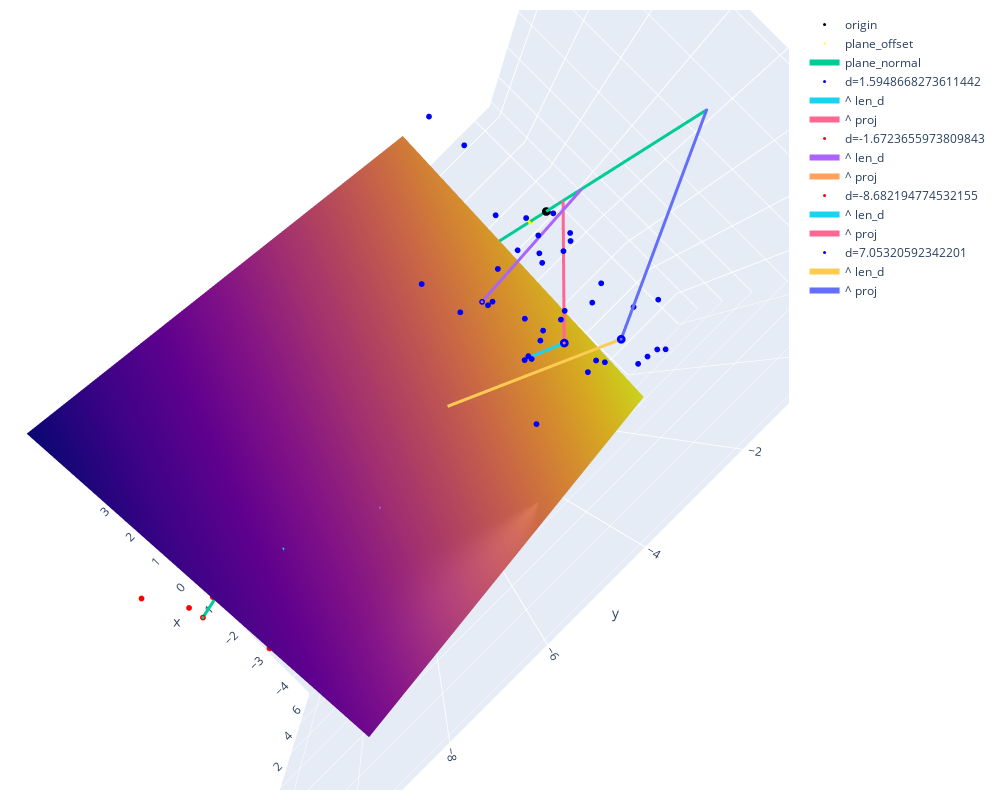

Notebook code cell kept with this figure:
### Code cell
with ThreeDFigure() as fig: #trafo, back_trafo, swap_axes="xz"
    plane_offset = decision_plane.project([0,0,0]) #point where plane == plane.normal (plane doesn't need to go through [0,0,0])
    fig.add_markers([0,0,0], size=3, name="origin") #coordinate center
    fig.add_markers(plane_offset, name="plane_offset", color="yellow")
    fig.add_line(plane_offset+decision_plane.normal*minneg, plane_offset+decision_plane.normal*maxpos, name="plane_normal") 
    for point, side in zip(X, y):
        if trafo(point)[0] in [minneg, maxneg, minpos, maxpos]:
            fig.add_markers(point, color="blue" if side else "red", name="d="+str(trafo(point)[0]), size=3)
            fig.add_line(point, back_trafo([0, trafo(point)[1], trafo(point)[2]]), name="^ len_d",)            
            fig.add_line(point, ortho_projection_affine(point, decision_plane.normal), name="^ proj")
        else:
            fig.add_markers(point, color="blue" if side else "red", name=str(trafo(point)[0]), showlegend=False)
    xx, yy = make_meshgrid(minx=minx, miny=miny, maxx=maxx, maxy=maxy, margin=0.1)
    fig.add_surface(xx, yy, decision_plane.z) #decision hyperplane
    fig.add_sample_projections(X, decision_plane.normal, n_samples=3, showlegend=False)

### Figure 1 — Plotly figure (JSON) as saved in the notebook; plotly's stock layout.template omitted (floating-point values rounded to 4 significant figures; data arrays with more than 128 entries replaced by an {"elided": "..."} marker saying what was removed)
{"data": [{"marker": {"color": "black", "line": {"width": 0}, "size": 3}, "mode": "markers", "name": "origin", "type": "scatter3d", "x": [0], "y": [0], "z": [0]}, {"marker": {"color": "yellow", "line": {"width": 0}, "size": 2}, "mode": "markers", "name": "plane_offset", "type": "scatter3d", "x": [0.1046], "y": [-0.2674], "z": [0.5043]}, {"line": {"width": 6}, "marker": {"size": 1}, "name": "plane_normal", "type": "scatter3d", "x": [1.254, -0.8295], "y": [-3.208, 2.121], "z": [6.049, -4.0]}, {"marker": {"color": "blue", "line": {"width": 0}, "size": 2}, "mode": "markers", "name": "4.520043180327407", "showlegend": false, "type": "scatter3d", "x": [0.04201], "y": [-1.29], "z": [-3.848]}, {"marker": {"color": "blue", "line": {"width": 0}, "size": 3}, "mode": "markers", "name": "d=1.5948668273611442", "type": "scatter3d", "x": [-2.134], "y": [-1.905], "z": [-1.249]}, {"line": {"width": 6}, "marker": {"size": 1}, "name": "^ len_d", "type": "scatter3d", "x": [-2.134, -1.923], "y": [-1.905, -2.445], "z": [-1.249, -0.2301]}, {"line": {"width": 6}, "marker": {"size": 1}, "name": "^ proj", "type": "scatter3d", "x": [-2.134, -0.1066], "y": [-1.905, 0.2727], "z": [-1.249, -0.5142]}, {"marker": {"color": "blue", "line": {"width": 0}, "size": 2}, "mode": "markers", "name": "3.7301114747651614", "showlegend": false, "type": "scatter3d", "x": [-2.644], "y": [-2.291], "z": [-3.153]}, {"marker": {"color": "red", "line": {"width": 0}, "size": 2}, "mode": "markers", "name": "-5.746269417153646", "showlegend": false, "type": "scatter3d", "x": [-1.84], "y": [-10.38], "z": [0.4023]}, {"marker": {"color": "red", "line": {"width": 0}, "size": 2}, "mode": "markers", "name": "-5.607710401000097", "showlegend": false, "type": "scatter3d", "x": [-1.616], "y": [-8.87], "z": [1.041]}, {"marker": {"color": "blue", "line": {"width": 0}, "size": 2}, "mode": "markers", "name": "2.4661894657309054", "showlegend": false, "type": "scatter3d", "x": [-1.608], "y": [-2.186], "z": [-2.244]}, {"marker": {"color": "blue", "line": {"width": 0}, "size": 2}, "mode": "markers", "name": "3.8377358309711513", "showlegend": false, "type": "scatter3d", "x": [-1.723], "y": [-0.8964], "z": [-2.696]}, {"marker": {"color": "red", "line": {"width": 0}, "size": 2}, "mode": "markers", "name": "-3.808033542186939", "showlegend": false, "type": "scatter3d", "x": [-0.7717], "y": [-9.265], "z": [-0.8654]}, {"marker": {"color": "blue", "line": {"width": 0}, "size": 2}, "mode": "markers", "name": "3.673811098434451", "showlegend": false, "type": "scatter3d", "x": [-0.6713], "y": [-0.6319], "z": [-2.635]}, {"marker": {"color": "blue", "line": {"width": 0}, "size": 2}, "mode": "markers", "name": "3.4460669661477454", "showlegend": false, "type": "scatter3d", "x": [-1.598], "y": [-1.752], "z": [-2.844]}, {"marker": {"color": "red", "line": {"width": 0}, "size": 2}, "mode": "markers", "name": "-7.271888086608113", "showlegend": false, "type": "scatter3d", "x": [-1.876], "y": [-9.501], "z": [2.168]}, {"marker": {"color": "red", "line": {"width": 0}, "size": 2}, "mode": "markers", "name": "-6.0207701821870785", "showlegend": false, "type": "scatter3d", "x": [1.305], "y": [-7.646], "z": [1.434]}, {"marker": {"color": "blue", "line": {"width": 0}, "size": 2}, "mode": "markers", "name": "3.4031892912755457", "showlegend": false, "type": "scatter3d", "x": [-0.5587], "y": [-2.654], "z": [-3.502]}, {"marker": {"color": "blue", "line": {"width": 0}, "size": 2}, "mode": "markers", "name": "3.4983529503993553", "showlegend": false, "type": "scatter3d", "x": [-0.5371], "y": [-1.351], "z": [-2.896]}, {"marker": {"color": "blue", "line": {"width": 0}, "size": 2}, "mode": "markers", "name": "5.3994714778214785", "showlegend": false, "type": "scatter3d", "x": [-2.428], "y": [-2.3], "z": [-4.615]}, {"marker": {"color": "red", "line": {"width": 0}, "size": 2}, "mode": "markers", "name": "-8.15843864720857", "showlegend": false, "type": "scatter3d", "x": [-2.189], "y": [-8.93], "z": [3.285]}, {"marker": {"color": "red", "line": {"width": 0}, "size": 2}, "mode": "markers", "name": "-7.36531065462541", "showlegend": false, "type": "scatter3d", "x": [-1.239], "y": [-10.6], "z": [1.532]}, {"marker": {"color": "red", "line": {"width": 0}, "size": 3}, "mode": "markers", "name": "d=-1.6723655973809843", "type": "scatter3d", "x": [-1.549], "y": [-7.25], "z": [-1.442]}, {"line": {"width": 6}, "marker": {"size": 1}, "name": "^ len_d", "type": "scatter3d", "x": [-1.549, -1.771], "y": [-7.25, -6.684], "z": [-1.442, -2.51]}, {"line": {"width": 6}, "marker": {"size": 1}, "name": "^ proj", "type": "scatter3d", "x": [-1.549, 0.326], "y": [-7.25, -0.8338], "z": [-1.442, 1.572]}, {"marker": {"color": "blue", "line": {"width": 0}, "size": 2}, "mode": "markers", "name": "3.191816930444848", "showlegend": false, "type": "scatter3d", "x": [-1.658], "y": [-2.469], "z": [-2.997]}, {"marker": {"color": "red", "line": {"width": 0}, "size": 2}, "mode": "markers", "name": "-5.6698748864836235", "showlegend": false, "type": "scatter3d", "x": [-0.7772], "y": [-10.73], "z": [-0.0647]}, {"marker": {"color": "blue", "line": {"width": 0}, "size": 2}, "mode": "markers", "name": "3.9586276241276885", "showlegend": false, "type": "scatter3d", "x": [-0.2077], "y": [-0.6905], "z": [-3.003]}, {"marker": {"color": "red", "line": {"width": 0}, "size": 2}, "mode": "markers", "name": "-2.447547219033136", "showlegend": false, "type": "scatter3d", "x": [-2.209], "y": [-6.931], "z": [-0.4799]}, {"marker": {"color": "red", "line": {"width": 0}, "size": 2}, "mode": "markers", "name": "-6.94126085902746", "showlegend": false, "type": "scatter3d", "x": [-2.109], "y": [-9.394], "z": [1.994]}, {"marker": {"color": "blue", "line": {"width": 0}, "size": 2}, "mode": "markers", "name": "4.784621043253303", "showlegend": false, "type": "scatter3d", "x": [-0.318], "y": [-1.401], "z": [-4.056]}, {"marker": {"color": "blue", "line": {"width": 0}, "size": 2}, "mode": "markers", "name": "3.301055347674373", "showlegend": false, "type": "scatter3d", "x": [-1.762], "y": [-2.847], "z": [-3.268]}, {"marker": {"color": "red", "line": {"width": 0}, "size": 2}, "mode": "markers", "name": "-5.950034939895257", "showlegend": false, "type": "scatter3d", "x": [-1.699], "y": [-9.614], "z": [0.9537]}, {"marker": {"color": "red", "line": {"width": 0}, "size": 2}, "mode": "markers", "name": "-7.633790431761978", "showlegend": false, "type": "scatter3d", "x": [-0.8996], "y": [-9.699], "z": [2.167]}, {"marker": {"color": "red", "line": {"width": 0}, "size": 3}, "mode": "markers", "name": "d=-8.682194774532155", "type": "scatter3d", "x": [0.1266], "y": [-11.22], "z": [2.034]}, {"line": {"width": 6}, "marker": {"size": 1}, "name": "^ len_d", "type": "scatter3d", "x": [0.1266, -1.023], "y": [-11.22, -8.279], "z": [2.034, -3.511]}, {"line": {"width": 6}, "marker": {"size": 1}, "name": "^ proj", "type": "scatter3d", "x": [0.1266, 1.254], "y": [-11.22, -3.208], "z": [2.034, 6.049]}, {"marker": {"color": "blue", "line": {"width": 0}, "size": 2}, "mode": "markers", "name": "3.9211635107071623", "showlegend": false, "type": "scatter3d", "x": [-3.279], "y": [-1.228], "z": [-2.619]}, {"marker": {"color": "red", "line": {"width": 0}, "size": 2}, "mode": "markers", "name": "-7.602785522843739", "showlegend": false, "type": "scatter3d", "x": [-0.5448], "y": [-10.13], "z": [1.836]}, {"marker": {"color": "red", "line": {"width": 0}, "size": 2}, "mode": "markers", "name": "-5.821788298079668", "showlegend": false, "type": "scatter3d", "x": [-1.999], "y": [-10.06], "z": [0.6682]}, {"marker": {"color": "blue", "line": {"width": 0}, "size": 2}, "mode": "markers", "name": "4.245337484329041", "showlegend": false, "type": "scatter3d", "x": [-0.692], "y": [-1.589], "z": [-3.622]}, {"marker": {"color": "blue", "line": {"width": 0}, "size": 2}, "mode": "markers", "name": "5.022055793848303", "showlegend": false, "type": "scatter3d", "x": [-0.2605], "y": [-1.922], "z": [-4.544]}, {"marker": {"color": "blue", "line": {"width": 0}, "size": 2}, "mode": "markers", "name": "2.3569094601796046", "showlegend": false, "type": "scatter3d", "x": [-1.72], "y": [-1.741], "z": [-1.892]}, {"marker": {"color": "blue", "line": {"width": 0}, "size": 2}, "mode": "markers", "name": "2.001541893087348", "showlegend": false, "type": "scatter3d", "x": [-0.5416], "y": [-2.586], "z": [-2.284]}, {"marker": {"color": "blue", "line": {"width": 0}, "size": 2}, "mode": "markers", "name": "5.154909884588313", "showlegend": false, "type": "scatter3d", "x": [-3.144], "y": [-1.262], "z": [-3.709]}, {"marker": {"color": "blue", "line": {"width": 0}, "size": 2}, "mode": "markers", "name": "1.805554632174816", "showlegend": false, "type": "scatter3d", "x": [1.986], "y": [-0.6218], "z": [-1.601]}, {"marker": {"color": "red", "line": {"width": 0}, "size": 2}, "mode": "markers", "name": "-6.669128293770831", "showlegend": false, "type": "scatter3d", "x": [-0.7782], "y": [-10.33], "z": [0.9933]}, {"marker": {"color": "blue", "line": {"width": 0}, "size": 2}, "mode": "markers", "name": "4.968475456768714", "showlegend": false, "type": "scatter3d", "x": [-2.354], "y": [-1.001], "z": [-3.577]}, {"marker": {"color": "blue", "line": {"width": 0}, "size": 2}, "mode": "markers", "name": "2.68864850988232", "showlegend": false, "type": "scatter3d", "x": [0.5324], "y": [-3.307], "z": [-3.47]}, {"marker": {"color": "blue", "line": {"width": 0}, "size": 2}, "mode": "markers", "name": "5.755581190526039", "showlegend": false, "type": "scatter3d", "x": [-0.7956], "y": [-1.466], "z": [-4.812]}, {"marker": {"color": "red", "line": {"width": 0}, "size": 2}, "mode": "markers", "name": "-7.373119192404048", "showlegend": false, "type": "scatter3d", "x": [-1.958], "y": [-10.92], "z": [1.518]}, {"marker": {"color": "red", "line": {"width": 0}, "size": 2}, "mode": "markers", "name": "-4.570804065579159", "showlegend": false, "type": "scatter3d", "x": [-0.8466], "y": [-8.203], "z": [0.3586]}, {"marker": {"color": "red", "line": {"width": 0}, "size": 2}, "mode": "markers", "name": "-7.430761431631076", "showlegend": false, "type": "scatter3d", "x": [-0.9541], "y": [-11.52], "z": [1.04]}, {"marker": {"color": "red", "line": {"width": 0}, "size": 2}, "mode": "markers", "name": "-7.419734272662946", "showlegend": false, "type": "scatter3d", "x": [-1.167], "y": [-9.111], "z": [2.353]}, {"marker": {"color": "red", "line": {"width": 0}, "size": 2}, "mode": "markers", "name": "-5.327678262008952", "showlegend": false, "type": "scatter3d", "x": [-1.619], "y": [-9.718], "z": [0.3556]}, {"marker": {"color": "blue", "line": {"width": 0}, "size": 2}, "mode": "markers", "name": "1.8168213496851702", "showlegend": false, "type": "scatter3d", "x": [2.815], "y": [-0.7715], "z": [-1.862]}, {"marker": {"color": "red", "line": {"width": 0}, "size": 2}, "mode": "markers", "name": "-6.435182102687568", "showlegend": false, "type": "scatter3d", "x": [-2.468], "y": [-10.9], "z": [0.8398]}, {"marker": {"color": "blue", "line": {"width": 0}, "size": 2}, "mode": "markers", "name": "3.2707341351347514", "showlegend": false, "type": "scatter3d", "x": [-2.611], "y": [-3.618], "z": [-3.476]}, {"marker": {"color": "blue", "line": {"width": 0}, "size": 2}, "mode": "markers", "name": "4.721323248905288", "showlegend": false, "type": "scatter3d", "x": [-2.632], "y": [-0.4599], "z": [-3.023]}, {"marker": {"color": "blue", "line": {"width": 0}, "size": 2}, "mode": "markers", "name": "1.9401842858859835", "showlegend": false, "type": "scatter3d", "x": [-0.2737], "y": [-3.075], "z": [-2.547]}, {"marker": {"color": "red", "line": {"width": 0}, "size": 2}, "mode": "markers", "name": "-7.112436713701606", "showlegend": false, "type": "scatter3d", "x": [-0.8563], "y": [-8.682], "z": [2.256]}, {"marker": {"color": "blue", "line": {"width": 0}, "size": 2}, "mode": "markers", "name": "3.1372052842325058", "showlegend": false, "type": "scatter3d", "x": [0.5109], "y": [-1.412], "z": [-2.84]}, {"marker": {"color": "blue", "line": {"width": 0}, "size": 2}, "mode": "markers", "name": "4.50995568370734", "showlegend": false, "type": "scatter3d", "x": [-3.363], "y": [-0.9825], "z": [-2.97]}, {"marker": {"color": "red", "line": {"width": 0}, "size": 2}, "mode": "markers", "name": "-5.170151088168648", "showlegend": false, "type": "scatter3d", "x": [-3.624], "y": [-8.32], "z": [1.379]}, {"marker": {"color": "red", "line": {"width": 0}, "size": 2}, "mode": "markers", "name": "-5.9966614671057465", "showlegend": false, "type": "scatter3d", "x": [-0.8982], "y": [-8.915], "z": [1.197]}, {"marker": {"color": "red", "line": {"width": 0}, "size": 2}, "mode": "markers", "name": "-8.402566693184287", "showlegend": false, "type": "scatter3d", "x": [-1.684], "y": [-10.87], "z": [2.36]}, {"marker": {"color": "blue", "line": {"width": 0}, "size": 2}, "mode": "markers", "name": "1.6149042882652858", "showlegend": false, "type": "scatter3d", "x": [-0.1757], "y": [-1.867], "z": [-1.651]}, {"marker": {"color": "red", "line": {"width": 0}, "size": 2}, "mode": "markers", "name": "-7.238231465666265", "showlegend": false, "type": "scatter3d", "x": [-0.585], "y": [-11.51], "z": [0.8038]}, {"marker": {"color": "red", "line": {"width": 0}, "size": 2}, "mode": "markers", "name": "-5.112430349512617", "showlegend": false, "type": "scatter3d", "x": [-2.302], "y": [-9.049], "z": [0.6697]}, {"marker": {"color": "red", "line": {"width": 0}, "size": 2}, "mode": "markers", "name": "-7.019927321413251", "showlegend": false, "type": "scatter3d", "x": [-0.06222], "y": [-9.943], "z": [1.344]}, {"marker": {"color": "blue", "line": {"width": 0}, "size": 2}, "mode": "markers", "name": "3.768963868178418", "showlegend": false, "type": "scatter3d", "x": [-0.7792], "y": [-0.7632], "z": [-2.763]}, {"marker": {"color": "blue", "line": {"width": 0}, "size": 2}, "mode": "markers", "name": "2.333745819891212", "showlegend": false, "type": "scatter3d", "x": [-1.741], "y": [-2.848], "z": [-2.455]}, {"marker": {"color": "blue", "line": {"width": 0}, "size": 2}, "mode": "markers", "name": "3.7905431545276227", "showlegend": false, "type": "scatter3d", "x": [-1.847], "y": [-1.293], "z": [-2.841]}, {"marker": {"color": "red", "line": {"width": 0}, "size": 2}, "mode": "markers", "name": "-4.582185510749489", "showlegend": false, "type": "scatter3d", "x": [-1.662], "y": [-9.415], "z": [-0.1055]}, {"marker": {"color": "blue", "line": {"width": 0}, "size": 2}, "mode": "markers", "name": "5.070729359908453", "showlegend": false, "type": "scatter3d", "x": [-3.058], "y": [-1.707], "z": [-3.891]}, {"marker": {"color": "red", "line": {"width": 0}, "size": 2}, "mode": "markers", "name": "-4.648203136589746", "showlegend": false, "type": "scatter3d", "x": [-1.437], "y": [-9.225], "z": [0.004471]}, {"marker": {"color": "red", "line": {"width": 0}, "size": 2}, "mode": "markers", "name": "-7.964757488134573", "showlegend": false, "type": "scatter3d", "x": [0.3044], "y": [-12.14], "z": [0.9018]}, {"marker": {"color": "red", "line": {"width": 0}, "size": 2}, "mode": "markers", "name": "-6.208483856359822", "showlegend": false, "type": "scatter3d", "x": [-3.148], "y": [-7.75], "z": [2.461]}, {"marker": {"color": "red", "line": {"width": 0}, "size": 2}, "mode": "markers", "name": "-4.789280000773546", "showlegend": false, "type": "scatter3d", "x": [-2.028], "y": [-9.472], "z": [0.1151]}, {"marker": {"color": "red", "line": {"width": 0}, "size": 2}, "mode": "markers", "name": "-5.107650342328691", "showlegend": false, "type": "scatter3d", "x": [-2.413], "y": [-9.048], "z": [0.6892]}, {"marker": {"color": "red", "line": {"width": 0}, "size": 2}, "mode": "markers", "name": "-5.447008485723197", "showlegend": false, "type": "scatter3d", "x": [-1.556], "y": [-9.998], "z": [0.2947]}, {"marker": {"color": "blue", "line": {"width": 0}, "size": 2}, "mode": "markers", "name": "3.4884101673077903", "showlegend": false, "type": "scatter3d", "x": [-1.172], "y": [-2.439], "z": [-3.333]}, {"marker": {"color": "blue", "line": {"width": 0}, "size": 2}, "mode": "markers", "name": "5.675155801001844", "showlegend": false, "type": "scatter3d", "x": [-1.545], "y": [-3.139], "z": [-5.476]}, {"marker": {"color": "red", "line": {"width": 0}, "size": 2}, "mode": "markers", "name": "-6.956545426460723", "showlegend": false, "type": "scatter3d", "x": [-1.357], "y": [-8.657], "z": [2.241]}, {"marker": {"color": "red", "line": {"width": 0}, "size": 2}, "mode": "markers", "name": "-6.070735047722081", "showlegend": false, "type": "scatter3d", "x": [-1.661], "y": [-9.857], "z": [0.9188]}, {"marker": {"color": "red", "line": {"width": 0}, "size": 2}, "mode": "markers", "name": "-7.2579487675053596", "showlegend": false, "type": "scatter3d", "x": [-0.7377], "y": [-9.795], "z": [1.764]}, {"marker": {"color": "blue", "line": {"width": 0}, "size": 2}, "mode": "markers", "name": "3.8403748569463403", "showlegend": false, "type": "scatter3d", "x": [-2.747], "y": [-1.931], "z": [-3.034]}, {"marker": {"color": "blue", "line": {"width": 0}, "size": 2}, "mode": "markers", "name": "2.440281044810928", "showlegend": false, "type": "scatter3d", "x": [-0.424], "y": [-2.68], "z": [-2.729]}, {"marker": {"color": "blue", "line": {"width": 0}, "size": 3}, "mode": "markers", "name": "d=7.05320592342201", "type": "scatter3d", "x": [-2.317], "y": [-2.041], "z": [-5.899]}, {"line": {"width": 6}, "marker": {"size": 1}, "name": "^ len_d", "type": "scatter3d", "x": [-2.317, -1.383], "y": [-2.041, -4.43], "z": [-5.899, -1.394]}, {"line": {"width": 6}, "marker": {"size": 1}, "name": "^ proj", "type": "scatter3d", "x": [-2.317, -0.8295], "y": [-2.041, 2.121], "z": [-5.899, -4.0]}, {"showlegend": false, "showscale": false, "type": "surface", "x": {"elided": "30x30 float values"}, "y": {"elided": "30x30 float values"}, "z": {"elided": "30x30 float values"}}, {"line": {"width": 6}, "marker": {"size": 1}, "showlegend": false, "type": "scatter3d", "x": [-0.9541, 1.089], "y": [-11.52, -2.784], "z": [1.04, 5.25]}, {"line": {"width": 6}, "marker": {"size": 1}, "showlegend": false, "type": "scatter3d", "x": [-0.424, -0.2186], "y": [-2.68, 0.559], "z": [-2.729, -1.054]}, {"line": {"width": 6}, "marker": {"size": 1}, "showlegend": false, "type": "scatter3d", "x": [-0.8996, 1.115], "y": [-9.699, -2.853], "z": [2.167, 5.379]}], "layout": {"autosize": true, "height": 800, "margin": {"b": 10, "l": 10, "pad": 4, "r": 10, "t": 10}, "paper_bgcolor": "White", "scene": {"aspectmode": "data", "aspectratio": {"x": 0.695, "y": 1.311, "z": 1.098}, "camera": {"center": {"x": 0, "y": 0, "z": 0}, "eye": {"x": 7.479e-17, "y": 7.479e-17, "z": -1.727}, "projection": {"type": "perspective"}, "up": {"x": 0, "y": 0, "z": 1}}}, "width": 1000}}
